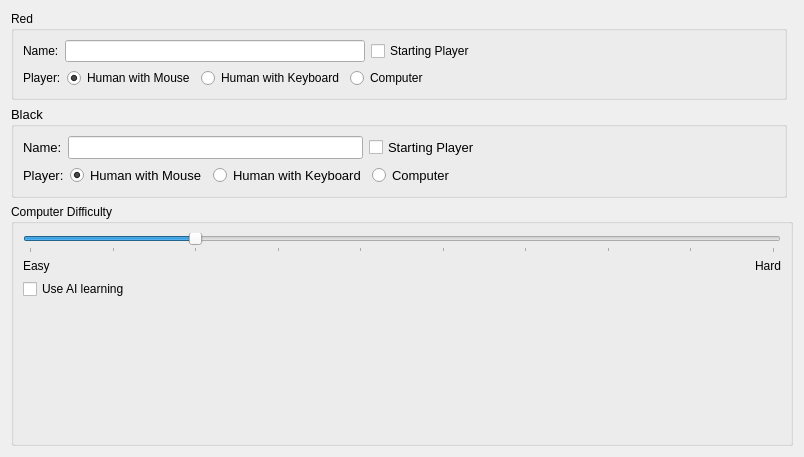
<?xml version="1.0" encoding="UTF-8"?>
<ui version="4.0">
 <class>Settings</class>
 <widget class="QWidget" name="Settings">
  <property name="geometry">
   <rect>
    <x>0</x>
    <y>0</y>
    <width>804</width>
    <height>457</height>
   </rect>
  </property>
  <property name="windowOpacity">
   <double>1.000000000000000</double>
  </property>
  <layout class="QGridLayout">
   <item row="3" column="0" colspan="2">
    <widget class="QGroupBox" name="Difficulty">
     <property name="title">
      <string>Computer Difficulty</string>
     </property>
     <layout class="QVBoxLayout">
      <item>
       <widget class="QSlider" name="kcfg_level">
        <property name="whatsThis">
         <string>Change the strength of the computer player.</string>
        </property>
        <property name="minimum">
         <number>1</number>
        </property>
        <property name="maximum">
         <number>10</number>
        </property>
        <property name="pageStep">
         <number>1</number>
        </property>
        <property name="value">
         <number>3</number>
        </property>
        <property name="orientation">
         <enum>Qt::Horizontal</enum>
        </property>
        <property name="tickPosition">
         <enum>QSlider::TicksBelow</enum>
        </property>
       </widget>
      </item>
      <item>
       <layout class="QHBoxLayout">
        <item>
         <widget class="QLabel" name="textLabel1">
          <property name="text">
           <string>Easy</string>
          </property>
         </widget>
        </item>
        <item>
         <widget class="QLabel" name="textLabel2">
          <property name="text">
           <string>Hard</string>
          </property>
          <property name="alignment">
           <set>Qt::AlignRight|Qt::AlignTrailing|Qt::AlignVCenter</set>
          </property>
         </widget>
        </item>
       </layout>
      </item>
      <item>
       <widget class="QCheckBox" name="kcfg_learning">
        <property name="text">
         <string>Use AI learning</string>
        </property>
       </widget>
      </item>
      <item>
       <spacer name="verticalSpacer">
        <property name="orientation">
         <enum>Qt::Vertical</enum>
        </property>
        <property name="sizeHint" stdset="0">
         <size>
          <width>20</width>
          <height>40</height>
         </size>
        </property>
       </spacer>
      </item>
     </layout>
    </widget>
   </item>
   <item row="1" column="0">
    <widget class="QGroupBox" name="Player1">
     <property name="title">
      <string>Red</string>
     </property>
     <layout class="QVBoxLayout" name="verticalLayout_4">
      <item>
       <layout class="QHBoxLayout" name="Name1">
        <item>
         <widget class="QLabel" name="nameLabel1">
          <property name="text">
           <string>Name:</string>
          </property>
         </widget>
        </item>
        <item>
         <widget class="QLineEdit" name="kcfg_Name1"/>
        </item>
        <item>
         <widget class="QCheckBox" name="kcfg_startcolourred">
          <property name="text">
           <string>Starting Player</string>
          </property>
          <property name="checked">
           <bool>true</bool>
          </property>
          <property name="autoExclusive">
           <bool>true</bool>
          </property>
         </widget>
        </item>
        <item>
         <spacer name="horizontalSpacer_3">
          <property name="orientation">
           <enum>Qt::Horizontal</enum>
          </property>
          <property name="sizeHint" stdset="0">
           <size>
            <width>40</width>
            <height>20</height>
           </size>
          </property>
         </spacer>
        </item>
       </layout>
      </item>
      <item>
       <layout class="QHBoxLayout" name="Input0">
        <item>
         <widget class="QLabel" name="playerLabel1">
          <property name="whatsThis">
           <string comment="A person that plays"/>
          </property>
          <property name="text">
           <string>Player:</string>
          </property>
         </widget>
        </item>
        <item>
         <widget class="QRadioButton" name="kcfg_input0mouse">
          <property name="text">
           <string>Human with Mouse</string>
          </property>
          <property name="checked">
           <bool>true</bool>
          </property>
          <property name="autoExclusive">
           <bool>true</bool>
          </property>
         </widget>
        </item>
        <item>
         <widget class="QRadioButton" name="kcfg_input0key">
          <property name="text">
           <string>Human with Keyboard</string>
          </property>
          <property name="autoExclusive">
           <bool>true</bool>
          </property>
         </widget>
        </item>
        <item>
         <widget class="QRadioButton" name="kcfg_input0ai">
          <property name="text">
           <string>Computer</string>
          </property>
          <property name="autoExclusive">
           <bool>true</bool>
          </property>
         </widget>
        </item>
        <item>
         <spacer name="horizontalSpacer">
          <property name="orientation">
           <enum>Qt::Horizontal</enum>
          </property>
          <property name="sizeHint" stdset="0">
           <size>
            <width>40</width>
            <height>20</height>
           </size>
          </property>
         </spacer>
        </item>
       </layout>
      </item>
     </layout>
    </widget>
   </item>
   <item row="2" column="0">
    <widget class="QGroupBox" name="Player2">
     <property name="font">
      <font>
       <pointsize>10</pointsize>
      </font>
     </property>
     <property name="title">
      <string>Black</string>
     </property>
     <layout class="QVBoxLayout" name="verticalLayout">
      <item>
       <layout class="QHBoxLayout" name="Name2">
        <item>
         <widget class="QLabel" name="nameLabel2">
          <property name="text">
           <string>Name:</string>
          </property>
         </widget>
        </item>
        <item>
         <widget class="QLineEdit" name="kcfg_Name2"/>
        </item>
        <item>
         <widget class="QCheckBox" name="kcfg_startcolouryellow">
          <property name="text">
           <string>Starting Player</string>
          </property>
          <property name="autoExclusive">
           <bool>true</bool>
          </property>
         </widget>
        </item>
        <item>
         <spacer name="horizontalSpacer_4">
          <property name="orientation">
           <enum>Qt::Horizontal</enum>
          </property>
          <property name="sizeHint" stdset="0">
           <size>
            <width>40</width>
            <height>20</height>
           </size>
          </property>
         </spacer>
        </item>
       </layout>
      </item>
      <item>
       <layout class="QHBoxLayout" name="Input1">
        <item>
         <widget class="QLabel" name="playerLabel2">
          <property name="whatsThis">
           <string/>
          </property>
          <property name="text">
           <string>Player:</string>
          </property>
         </widget>
        </item>
        <item>
         <widget class="QRadioButton" name="kcfg_input1mouse">
          <property name="text">
           <string>Human with Mouse</string>
          </property>
          <property name="checked">
           <bool>true</bool>
          </property>
         </widget>
        </item>
        <item>
         <widget class="QRadioButton" name="kcfg_input1key">
          <property name="text">
           <string>Human with Keyboard</string>
          </property>
         </widget>
        </item>
        <item>
         <widget class="QRadioButton" name="kcfg_input1ai">
          <property name="text">
           <string>Computer</string>
          </property>
         </widget>
        </item>
        <item>
         <spacer name="horizontalSpacer_2">
          <property name="orientation">
           <enum>Qt::Horizontal</enum>
          </property>
          <property name="sizeHint" stdset="0">
           <size>
            <width>40</width>
            <height>20</height>
           </size>
          </property>
         </spacer>
        </item>
       </layout>
      </item>
     </layout>
    </widget>
   </item>
  </layout>
 </widget>
 <tabstops>
  <tabstop>kcfg_level</tabstop>
  <tabstop>kcfg_learning</tabstop>
 </tabstops>
 <resources/>
 <connections/>
</ui>
